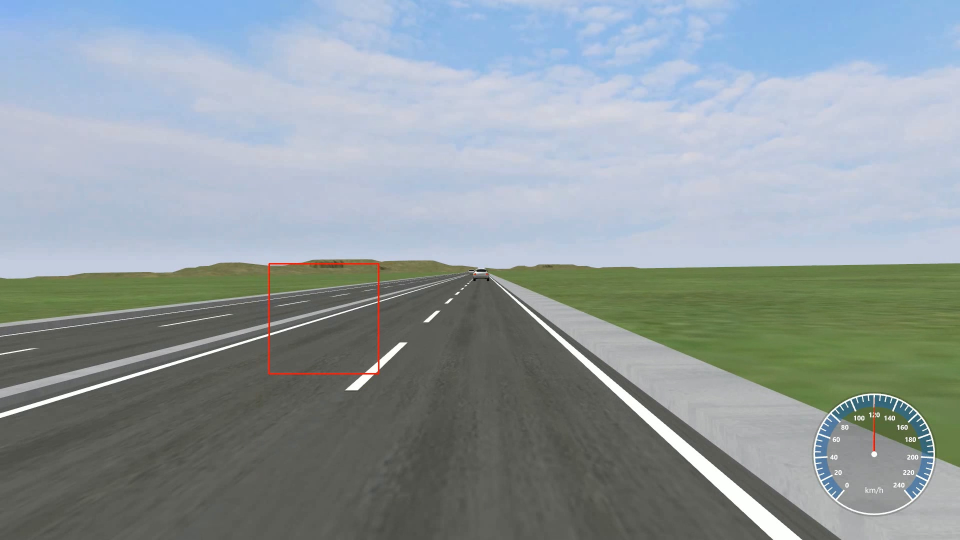
#> input picture CarDetection/error.jpg, 1920 x 1080 px (shown at 1/2 size)
$ python -i CarDetectionMethod.py   (imports and definitions only)
#> lines starting #> are read from the running program, lines starting #| are printed output that depends on the picture
import cv2
import numpy as np

def diffUpDown(img):
    # compare top and bottom size of the image
    # 1. cut image in two
    # 2. flip the top side
    # 3. resize to same size
    # 4. compare difference
    height, width, depth = img.shape
    half = int(height/2)
    top = img[0:half, 0:width]
    bottom = img[half:half+half, 0:width]
    top = cv2.flip(top,1)
    bottom = cv2.resize(bottom, (32, 64))
    top = cv2.resize(top, (32, 64))
    return ( mse(top,bottom) )

def diffLeftRight(img):
    # compare left and right size of the image
    # 1. cut image in two
    # 2. flip the right side
    # 3. resize to same size
    # 4. compare difference
    height, width, depth = img.shape
    half = int(width/2)
    left = img[0:height, 0:half]
    right = img[0:height, half:half + half-1]
    right = cv2.flip(right,1)
    left = cv2.resize(left, (32, 64))
    right = cv2.resize(right, (32, 64))
    return ( mse(left,right) )

def mse(imageA, imageB):
    err = np.sum((imageA.astype("float") - imageB.astype("float")) ** 2)
    err /= float(imageA.shape[0] * imageA.shape[1])
    return err

def isNewRoi(rx,ry,rw,rh,rectangles):
    for r in rectangles:
        if (abs(r[0] - rx) < 40 )and (abs(r[1] - ry) <40):
            return False
    return True

def detectRegionsOfInterest(frame, cascade):
    scaleDown = 2
    frameHeight, frameWidth, fdepth = frame.shape
    # Resize
    frame = cv2.resize(frame, (int(frameWidth/scaleDown), int(frameHeight/scaleDown)))
    frameHeight, frameWidth, fdepth = frame.shape

    # haar detection.
    cars = cascade.detectMultiScale(frame, 1.2, 1)

    newRegions = []
    minY = int(frameHeight*0.3)

    # iterate regions of interest
    for (x,y,w,h) in cars:
        roi = [x,y,w,h]
        roiImage = frame[y:y+h, x:x+w]

        carWidth = roiImage.shape[0]
        if y > minY:
            diffX = diffLeftRight(roiImage)
            diffY = round(diffUpDown(roiImage))
            if diffX > 1600 and diffX < 3000 and diffY > 12000:
                rx,ry,rw,rh = roi
                newRegions.append( [rx*scaleDown,ry*scaleDown,rw*scaleDown,rh*scaleDown] )

    return newRegions

def detectCars(filename):
#> called with filename = 'error.jpg'
    rectangles = []
    cascade = cv2.CascadeClassifier('D:\github\DrivingSimulatorDetection\CarDetection\cascade.xml')
    vc = cv2.VideoCapture(filename)

    if vc.isOpened():
        rval , frame = vc.read()
#> frame is the input picture: shape (1080, 1920, 3); mean B, G, R 158.8, 154.7, 144
    else:
        rval = False

    roi = [0,0,0,0]
    frameCount = 0
    while rval:
        rval,frame = vc.read()
        frameHeight,frameWidth,fdepth=frame.shape
#> frameHeight = 1080; frameWidth = 1920; fdepth = 3
        newRegions = detectRegionsOfInterest(frame, cascade)
#> in detectRegionsOfInterest, `frame = cv2.resize(frame, (int(frameWidth/scaleDown), int(frameHeight/..`:
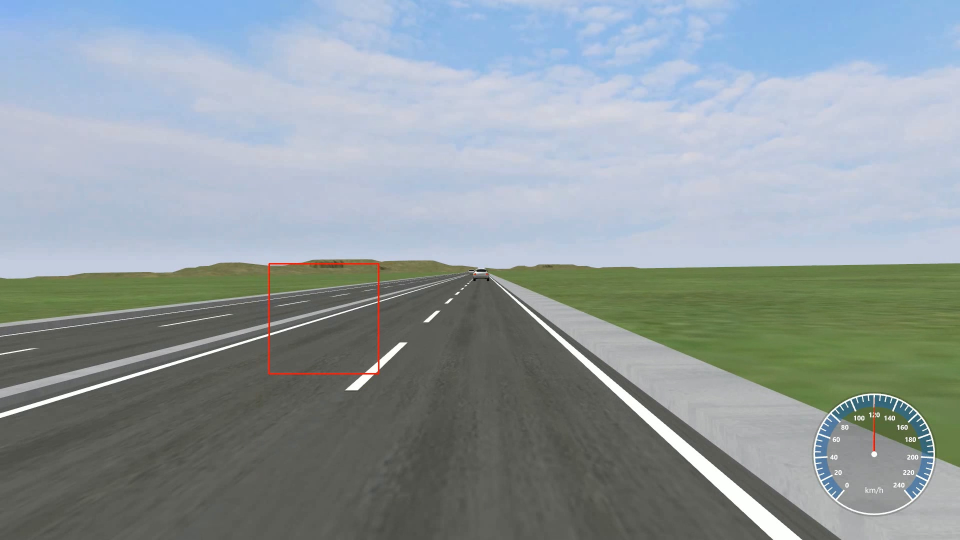
#> frame: shape (540, 960, 3); mean of channels 0, 1, 2 158.9, 154.8, 144.1; drawn as B, G, R
#> in detectRegionsOfInterest, `cars = cascade.detectMultiScale(frame, 1.2, 1)`: cars = [[190, 258, 72, 72]]
#> the loop in detectRegionsOfInterest, `for (x,y,w,h) in cars:` made 1 pass
#> (x, y, w, h, carWidth) on pass 1: (190, 258, 72, 72, 72)
#> pass 1, in detectRegionsOfInterest, `roiImage = frame[y:y+h, x:x+w]`:
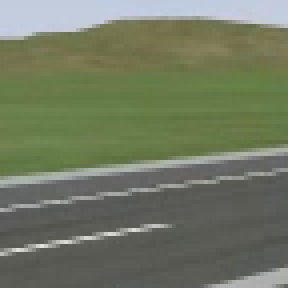
#> roiImage: shape (72, 72, 3) (shown 4 times larger); mean of channels 0, 1, 2 98.2, 120.9, 113.3; drawn as B, G, R
#> pass 1, in diffLeftRight, `left = img[0:height, 0:half]`:
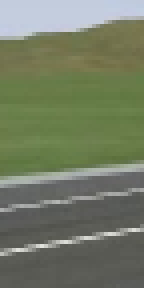
#> left: shape (72, 36, 3) (shown 4 times larger); mean of channels 0, 1, 2 100.2, 123.5, 115; drawn as B, G, R
#> pass 1, in diffLeftRight, `right = img[0:height, half:half + half-1]`:
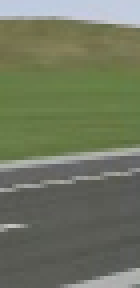
#> right: shape (72, 35, 3) (shown 4 times larger); mean of channels 0, 1, 2 96, 118.2, 111.4; drawn as B, G, R
#> pass 1, in diffLeftRight, `right = cv2.flip(right,1)`:
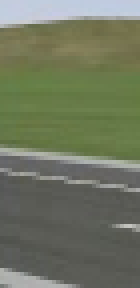
#> right: shape (72, 35, 3) (shown 4 times larger); mean of channels 0, 1, 2 96, 118.2, 111.4; drawn as B, G, R
#> after the loop in detectRegionsOfInterest, `for (x,y,w,h) in cars:`: newRegions = []
#> newRegions = []
        for region in newRegions:
            if isNewRoi(region[0],region[1],region[2],region[3],rectangles):
	            rectangles.append(region)
#> this loop made 0 passes
#> after the loop, rectangles = []
        for r in rectangles:
            cv2.rectangle(frame,(r[0],r[1]),(r[0]+r[2],r[1]+r[3]),(0,0,255),3)
        frameCount = frameCount + 1
        if frameCount > 30:
            frameCount = 0
        rectangles = []
        # show result
        cv2.imshow("Result",frame)
        cv2.waitKey(50);
    vc.release()

>>> result = detectCars('error.jpg')
